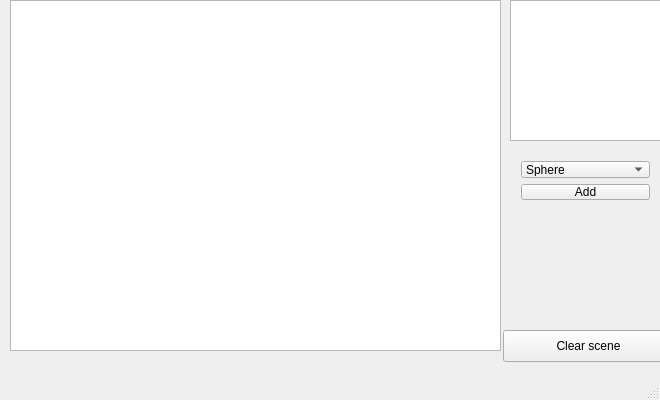
<?xml version="1.0" encoding="UTF-8"?>
<ui version="4.0">
 <class>MainWindow</class>
 <widget class="QMainWindow" name="MainWindow">
  <property name="geometry">
   <rect>
    <x>0</x>
    <y>0</y>
    <width>660</width>
    <height>400</height>
   </rect>
  </property>
  <property name="windowTitle">
   <string>MainWindow</string>
  </property>
  <widget class="QWidget" name="centralWidget">
   <widget class="QListWidget" name="MainListWidget">
    <property name="geometry">
     <rect>
      <x>510</x>
      <y>0</y>
      <width>155</width>
      <height>141</height>
     </rect>
    </property>
   </widget>
   <widget class="QWidget" name="verticalLayoutWidget">
    <property name="geometry">
     <rect>
      <x>509</x>
      <y>220</y>
      <width>151</width>
      <height>101</height>
     </rect>
    </property>
    <layout class="QVBoxLayout" name="MainVerticalLayout"/>
   </widget>
   <widget class="QPushButton" name="btnClean">
    <property name="geometry">
     <rect>
      <x>503</x>
      <y>330</y>
      <width>171</width>
      <height>32</height>
     </rect>
    </property>
    <property name="text">
     <string>Clear scene</string>
    </property>
   </widget>
   <widget class="QGraphicsView" name="graphicsView">
    <property name="geometry">
     <rect>
      <x>10</x>
      <y>0</y>
      <width>491</width>
      <height>351</height>
     </rect>
    </property>
   </widget>
   <widget class="QWidget" name="">
    <property name="geometry">
     <rect>
      <x>510</x>
      <y>150</y>
      <width>151</width>
      <height>61</height>
     </rect>
    </property>
    <layout class="QVBoxLayout" name="verticalLayout">
     <item>
      <widget class="QComboBox" name="comboBox">
       <item>
        <property name="text">
         <string>Sphere</string>
        </property>
       </item>
       <item>
        <property name="text">
         <string>Cone</string>
        </property>
       </item>
       <item>
        <property name="text">
         <string>Hyperboloid</string>
        </property>
       </item>
       <item>
        <property name="text">
         <string>Cylinder</string>
        </property>
       </item>
       <item>
        <property name="text">
         <string>Torus</string>
        </property>
       </item>
       <item>
        <property name="text">
         <string>Mobius</string>
        </property>
       </item>
       <item>
        <property name="text">
         <string>Triangle</string>
        </property>
       </item>
       <item>
        <property name="text">
         <string>Plane</string>
        </property>
       </item>
       <item>
        <property name="text">
         <string>Disk</string>
        </property>
       </item>
      </widget>
     </item>
     <item>
      <widget class="QPushButton" name="btnAdd">
       <property name="text">
        <string>Add</string>
       </property>
      </widget>
     </item>
    </layout>
   </widget>
  </widget>
  <widget class="QMenuBar" name="menuBar">
   <property name="geometry">
    <rect>
     <x>0</x>
     <y>0</y>
     <width>660</width>
     <height>22</height>
    </rect>
   </property>
  </widget>
  <widget class="QStatusBar" name="statusBar"/>
 </widget>
 <layoutdefault spacing="6" margin="11"/>
 <resources/>
 <connections/>
</ui>
